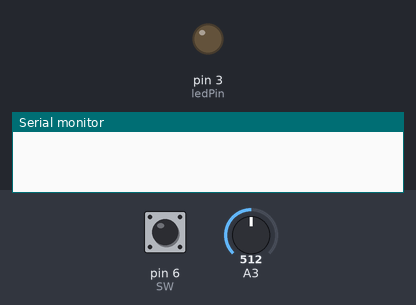
Recording of a sketch running on a simulated Arduino Uno, built with avr-gcc and run on an emulated ATmega328P. Shown: output pins drawn as LEDs (lit = HIGH), the last lines printed to the serial monitor. The inputs (shaded band) are chosen by the test bench; at power-on: pin 6 (SW) LOW, A3 = 512.

Above: at 1.2 s.
1.3 s: pin 6 (SW) pulled HIGH for 1 s
At 2.8 s:
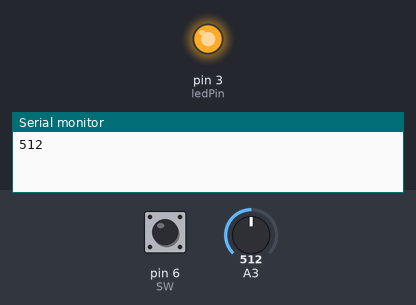
5.3 s: pin 6 (SW) pulled HIGH for 3.2 s
At 7.8 s:
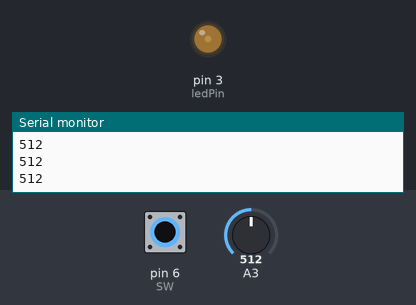
Timing chart, 0 to 12.5 s (numbered marks = the images above; inputs shaded):
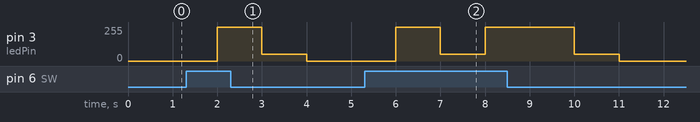

Measured:
- after the input at 1.3 s, pin 3 (ledPin): 0/255 → 255/255 after 0.70 s, → 50/255 1.0 s later, → 0/255 1.0 s later
- after the input at 5.3 s, pin 3 (ledPin): 0/255 → 255/255 after 0.70 s, → 50/255 1.0 s later, → 255/255 1.0 s later, → 50/255 2.0 s later, … (5 changes in this stretch)

The sketch:

3_arduino-basic_1Led_PWM_SerailReader.ino
```cpp
int ledPin=3;
int SW = 6; // כפתור
int ledOnTime = 1000;
int ledOffTime = ledOnTime;
float f = 4.556;
bool b = true;
String s = "Arthur";
char ch = 'A';


void setup()
{
    pinMode(ledPin, OUTPUT);
    pinMode(SW, INPUT);
    Serial.begin(9600);
}

void loop()
{
    for(int i=1; i<=10;++i)
        if(digitalRead(SW) == HIGH){
            analogWrite(ledPin, 1023);
            Serial.println(analogRead(ledPin));
            delay(i*ledOnTime);
            analogWrite(ledPin, 50);
            Serial.println(analogRead(ledPin));
            delay(ledOffTime);
        }
        else{
            analogWrite(ledPin, 0);
        }
    delay(ledOffTime);

}
```
